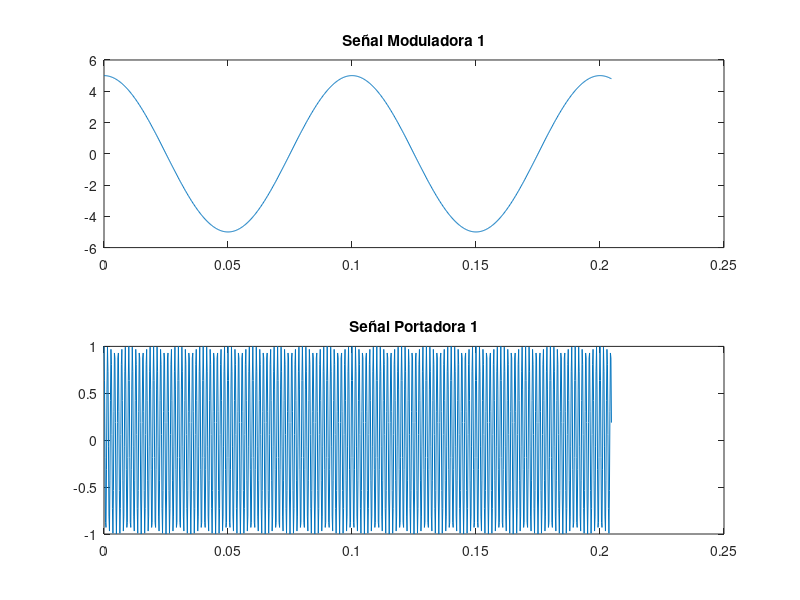

Reproduce this figure in MATLAB. (Note: this script raises an error after producing the figure.)
%syms t2;

N=1024;
Fs=2*2500;
Ts=1/Fs;
t=(0: N-1)*Ts;

%Señal Moduladora 1 
M1=0.5;
F_mod1=10;
A_mod1=5;
S_mod1=A_mod1*cos(2*pi*F_mod1*t);
figure(1)
subplot(2,1,1); 
plot(t, S_mod1)
title("Señal Moduladora 1");

%Señal Portadora 1
%A_port=A_mod/M;
A_port1=1;
F_port1=700;
S_port1=A_port1*cos(2*pi*F_port1*t);
figure(1)
subplot(2,1,2); 
plot(t, S_port1)
title("Señal Portadora 1");

%Modulación AM 1 
AM1=ammod(S_mod1, F_port1, Fs, 0, A_port1);
figure(2)
plot(t, AM1)
title("Señal Modulada 1")

%Espectro
Y=fft(AM1);
P2 = abs(Y/N);
P1 = P2(1:N/2+1);
P1(2:end-1) = 2*P1(2:end-1);
f = Fs*(0:(N/2))/N;
figure(7)
plot(f,P1) 
title("Single-Sided Amplitude Spectrum of S(t)")
xlabel("f (Hz)")
ylabel("|P1(f)|")

%Primera señal modulada AM en el tiempo y espectro. 

%Señal Moduladora 2 
M2=0.5;
F_mod2=100;
A_mod2=10;
S_mod2=A_mod2*cos(2*pi*F_mod2*t);
figure(3)
subplot(2,1,1); 
plot(t, S_mod2)
title("Señal Moduladora 2");

%Señal Portadora 2
%A_port=A_mod/M;
A_port2=1;
F_port2=2000;
S_port2=A_port2*cos(2*pi*F_port2*t);
figure(3)
subplot(2,1,2); 
plot(t, S_port2)
title("Señal Portadora 2");

%Modulación AM 2 
AM2=ammod(S_mod2, F_port2, Fs, 0, A_port2);
figure(4)
plot(t, AM2)
title("Señal Modulada 2")

%MULTIPLEXACIÓN DE SEÑALES
Suma=AM1+AM2+7*cos(2*pi*20*t);
figure(5)
plot(t,Suma)
title("Señal Sumada AM")



%Espectro
Y=fft(AM1);
P2 = abs(Y/N);
P1 = P2(1:N/2+1);
P1(2:end-1) = 2*P1(2:end-1);
f = Fs*(0:(N/2))/N;
figure(6)
plot(f,P1) 
title("Single-Sided Amplitude Spectrum of S(t)")
xlabel("f (Hz)")
ylabel("|P1(f)|")


%Espectro
Y=fft(Suma);
P2 = abs(Y/N);
P1 = P2(1:N/2+1);
P1(2:end-1) = 2*P1(2:end-1);
f = Fs*(0:(N/2))/N;
figure(7)
plot(f,P1) 
title("Single-Sided Amplitude Spectrum of Suma(t)")
xlabel("f (Hz)")
ylabel("|P1(f)|")



%--------------Modulacion FM----------------------

m = Suma; %mensaje a modular

fDev = 50;
 
fc_fm = 2500;
Fs_fm=2*fc_fm;
mi=2;
t2 = (0:1/Fs:0.01);
 
s_fm = fmmod(m,fc_fm,Fs_fm,fDev);
% figure(8)
% plot(t, s_fm)
%xlabel('Time (s)')
%ylabel('Amplitude')
% legend('Modulated Signal')
Y=fft(s_fm);
P2 = abs(Y/N);
P1 = P2(1:N/2+1);
P1(2:end-1) = 2*P1(2:end-1);
f = Fs_fm*(0:(N/2))/N;
figure(8)
plot(f,P1) 
title("Single-Sided Amplitude Spectrum of signal FM modulada")
xlabel("f (Hz)")
ylabel("|P1(f)|")

fm_demod = fmdemod(s_fm,fc_fm,Fs_fm,fDev);
 
 
 
 
%Espectro SeÃ±al demodulada FM
Y=fft(fm_demod);
P2 = abs(Y/N);
P1 = P2(1:N/2+1);
P1(2:end-1) = 2*P1(2:end-1);
f = Fs_fm*(0:(N/2))/N;
figure(10)
plot(f,P1) 
title("Single-Sided Amplitude Spectrum of seÃ±al FM demodulada")
xlabel("f (Hz)")
ylabel("|P1(f)|")
 
figure(11)
plot(t,m,'c',t,fm_demod,'b--')
xlabel('Time (s)')
ylabel('Amplitude')
legend('Moduladora','Demodulacion FM')

%Filtros AM-------------------------------------------------------

%Filtrado de señal media
Wpass=[240 1200];
FiltradoBP=bandpass(fm_demod,Wpass,Fs);
Y=fft(FiltradoBP);
P2 = abs(Y/N);
P1 = P2(1:N/2+1);
P1(2:end-1) = 2*P1(2:end-1);
f = Fs*(0:(N/2))/N;
figure(12)
subplot(2,1,1);
plot(f,P1) 
title("Filtrado despues de paso banda")
xlabel("f (Hz)")
ylabel("|P1(f)|")
figure(12)
subplot(2,1,2);
plot(t,FiltradoBP);
title("Señal media filtrada en el tiempo")

%Filtrado de señal baja
FiltradoLP=lowpass(fm_demod,60,Fs);
Y=fft(FiltradoLP);
P2 = abs(Y/N);
P1 = P2(1:N/2+1);
P1(2:end-1) = 2*P1(2:end-1);
f = Fs*(0:(N/2))/N;
figure(13)
subplot(2,1,1);
plot(f,P1) 
title("Filtrado despues de paso bajo")
xlabel("f (Hz)")
ylabel("|P1(f)|")
figure(13)
subplot(2,1,2);
plot(t,FiltradoLP);
title("Señal baja filtrada en el tiempo")

%Filtrado de señal alta
FiltradoHP=bandpass(fm_demod,[1750 2200],Fs);
Y=fft(FiltradoHP);
P2 = abs(Y/N);
P1 = P2(1:N/2+1);
P1(2:end-1) = 2*P1(2:end-1);
f = Fs*(0:(N/2))/N;
figure(14)
subplot(2,1,1);
plot(f,P1) 
title("Filtrado despues de paso alto")
xlabel("f (Hz)")
ylabel("|P1(f)|")
figure(14)
subplot(2,1,2);
plot(t,FiltradoHP);
title("Señal alta filtrada en el tiempo")

%Demodulación AM --------------------------------------------------

%Demodulado señal media
% demod_BP=amdemod(FiltradoBP,700,Fs);
% figure(15)
% subplot(2,1,1);
% plot(t,demod_BP)
% title("SEÑAL BP DEMODULADA DESPUES DE FILTRO")
% Y=fft(demod_BP);
% P2 = abs(Y/N);
% P1 = P2(1:N/2+1);
% P1(2:end-1) = 2*P1(2:end-1);
% f = Fs*(0:(N/2))/N;
% figure(15)
% subplot(2,1,2);
% plot(f,P1) 
% title("ESPECTRO DEMODULADA BP")
% xlabel("f (Hz)")
% ylabel("|P1(f)|")
% 
%Demodulado señal alta
demod_HP=amdemod(FiltradoHP,2000,Fs);
figure(16)
subplot(2,1,1);
plot(t,demod_HP)
title("SEÑAL HP DEMODULADA DESPUES DE FILTRO")
Y=fft(demod_HP);
P2 = abs(Y/N);
P1 = P2(1:N/2+1);
P1(2:end-1) = 2*P1(2:end-1);
f = Fs*(0:(N/2))/N;
figure(16)
subplot(2,1,2);
plot(f,P1) 
title("ESPECTRO DEMODULADA HP")
xlabel("f (Hz)")
ylabel("|P1(f)|")

